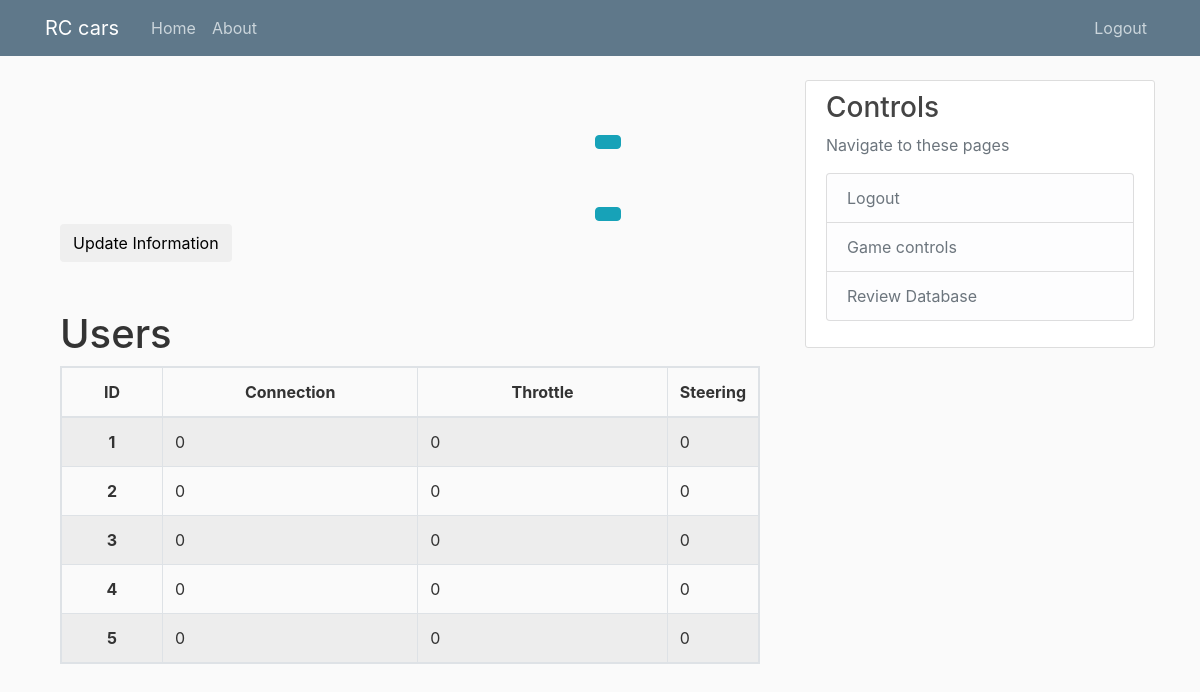
/admin/controls (signed in), run on the app's committed database.
### RCcars/models.py (models this page shows, shortened)
class User(db.Model, UserMixin):
    id = db.Column(db.Integer, primary_key=True)
    steering = db.Column(db.Integer, nullable=False, default=0)
    throttle = db.Column(db.Integer, nullable=False, default=0)
    connection = db.Column(db.Integer, nullable=False, default=0)
    password = db.Column(db.String(60), nullable=False)
    admin = db.Column(db.Integer, nullable=False, default=0)

### RCcars/admin/routes.py (the view)
@login_required
@admin.route('/admin/controls', methods=['GET', 'POST'])
def game_controls():
    if not is_admin(current_user):
        return redirect(url_for('login_admin'))
    return render_template('game_control.html', title='Controls', admin_control=admin_control, user=User)

### RCcars/models.py (called while the page is built)
@login_manager.user_loader
def load_user(user_id):
    return User.query.get(int(user_id))

### RCcars/utils.py (called while the page is built)
def is_admin(current_user):
    if current_user.is_authenticated and current_user.admin == 1:
        return True
    else:
        return False

### RCcars/templates/game_control.html (shortened to what this page needs)
{% extends "layout.html" %}
{% block content %}
<div id="start" class="container">
  <div class="row mt-5">
    <div class="col-8">
    </div>
    <div class="col-2 mx-5">
      <button
        id="btn-start"
        onclick="ClickedRestart()"
        class="btn btn-info"
      ></button>
    </div>
  </div>
  <div id="reset" class="row mt-5">
    <div class="col-8">
    </div>
    <div class="col-2 mx-5">
      <button
        id="btn-reset"
        onclick="ClickedReset()"
        class="btn btn-info"
      ></button>
    </div>
  </div>
  <button id="Update_db" class="btn" btn-info onclick="Update_db()">
    Update Information
  </button>
  <div id="Main_table" class="row mt-5">
    <div class="col">
      <div class="h1">Users</div>
      <table
        class="table table-striped table-bordered table-hover table-responsive"
      >
        <thead>
          <tr>
            <th scope="col" class="col-2">ID</th>
            <th scope="col" class="col-5">Connection</th>
            <th scope="col" class="col-5">Throttle</th>
            <th scope="col" class="col-2">Steering</th>
          </tr>
        </thead>
        <tbody class="table-group-divider">
          {% for i in range(1,6) %}
          <tr>
            <th scope="row">{{user.query.get(i).id}}</th>
            <td scope="row">{{user.query.get(i).connection}}</td>
            <td scope="row">{{user.query.get(i).throttle}}</td>
            <td scope="row">{{user.query.get(i).steering}}</td>
          </tr>
          {% endfor %}
        </tbody>
      </table>
    </div>
  </div>
</div>
{% endblock %}

### RCcars/templates/layout.html (shortened to what this page needs)
<!DOCTYPE html>
<html>
<head>
    <link rel="stylesheet" href="https://maxcdn.bootstrapcdn.com/bootstrap/4.0.0/css/bootstrap.min.css">
    <link rel="stylesheet" type="text/css" href="{{ url_for('static', filename='main.css') }}">
</head>
<body>
    <header class="site-header">
      <nav class="navbar navbar-expand-md navbar-dark bg-steel fixed-top">
        <div class="container">
          <a class="navbar-brand mr-4" href="/">RC cars</a>
          <div class="collapse navbar-collapse" id="navbarToggle">
            <div class="navbar-nav mr-auto">
              <a class="nav-item nav-link" href="{{ url_for('main.home') }}">Home</a>
              <a class="nav-item nav-link" href="{{ url_for('main.about') }}">About</a>
            </div>
            <div class="navbar-nav">
              {% if not current_user.is_authenticated %}
              <a class="nav-item nav-link" href="{{ url_for('players.login_player') }}">Login</a>
              <a class="nav-item nav-link" href="{{ url_for('players.register') }}">Register</a>
              {% else %}
                <a class="nav-item nav-link" href="{{ url_for('players.logout') }}">Logout</a>
              {% endif %}
            </div>
          </div>
        </div>
      </nav>
    </header>
    <main role="main" class="container">
      <div class="row">
        <div class="col-md-8">
          {% block content %}{% endblock %}
        </div>
        {% if current_user.admin == 1 %}
          <div class="col-md-4">
            <div class="content-section">
              <h3>Controls</h3>
              <p class='text-muted'>
                Navigate to these pages
                <ul class="list-group">
                <li class="list-group-item list-group-item-light">
                  <a  class="text-muted" href="{{ url_for('players.logout') }}">Logout</a>
                </li>
                <li class="list-group-item list-group-item-light">
                  <a  class="text-muted" href="{{ url_for('admin.game_controls') }}">Game controls</a>
                </li>
                <li class="list-group-item list-group-item-light">
                  <a  class="text-muted" href="{{ url_for('admin.database') }}">Review Database</a>
                </li>
                </ul>
              </p>
            </div>
          </div>
        {% endif %}
      </div>
    </main>
</body>
</html>

### RCcars/static/main.css (style rules this page uses)
body { background: #fafafa; color: #333333; margin-top: 5rem; }
h1, h2, h3, h4, h5, h6 { color: #444444; }
.bg-steel { background-color: #5f788a; }
.site-header .navbar-nav .nav-link { color: #cbd5db; }
.content-section { background: #ffffff; padding: 10px 20px; border: 1px solid #dddddd; border-radius: 3px; margin-bottom: 20px; }
table th { text-align: center }

### data on the page
User: query.get "1", query.get "0", query.get "0", query.get "0"
User: query.get "2", query.get "0", query.get "0", query.get "0"
User: query.get "3", query.get "0", query.get "0", query.get "0"
User: query.get "4", query.get "0", query.get "0", query.get "0"
User: query.get "5", query.get "0", query.get "0", query.get "0"
